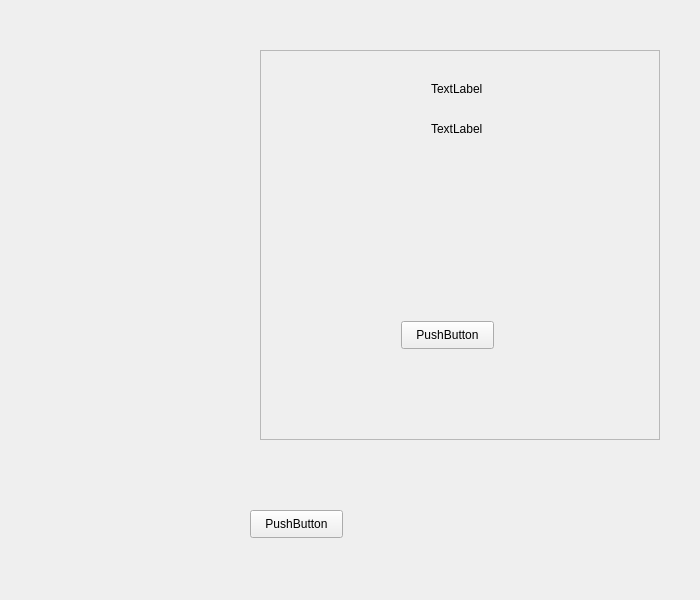
<?xml version="1.0" encoding="UTF-8"?>
<ui version="4.0">
 <class>MainWindow</class>
 <widget class="QMainWindow" name="MainWindow">
  <property name="geometry">
   <rect>
    <x>0</x>
    <y>0</y>
    <width>700</width>
    <height>600</height>
   </rect>
  </property>
  <property name="windowTitle">
   <string>MainWindow</string>
  </property>
  <widget class="QWidget" name="centralWidget">
   <widget class="QScrollArea" name="scrollArea">
    <property name="geometry">
     <rect>
      <x>260</x>
      <y>50</y>
      <width>400</width>
      <height>390</height>
     </rect>
    </property>
    <property name="widgetResizable">
     <bool>true</bool>
    </property>
    <widget class="QWidget" name="scrollAreaWidgetContents">
     <property name="geometry">
      <rect>
       <x>0</x>
       <y>0</y>
       <width>398</width>
       <height>388</height>
      </rect>
     </property>
     <widget class="QLabel" name="ping_label">
      <property name="geometry">
       <rect>
        <x>170</x>
        <y>30</y>
        <width>72</width>
        <height>15</height>
       </rect>
      </property>
      <property name="text">
       <string>TextLabel</string>
      </property>
     </widget>
     <widget class="QLabel" name="label_2">
      <property name="geometry">
       <rect>
        <x>170</x>
        <y>70</y>
        <width>72</width>
        <height>15</height>
       </rect>
      </property>
      <property name="text">
       <string>TextLabel</string>
      </property>
     </widget>
     <widget class="QPushButton" name="pushButton">
      <property name="geometry">
       <rect>
        <x>140</x>
        <y>270</y>
        <width>93</width>
        <height>28</height>
       </rect>
      </property>
      <property name="text">
       <string>PushButton</string>
      </property>
     </widget>
    </widget>
   </widget>
   <widget class="QPushButton" name="pushButton_2">
    <property name="geometry">
     <rect>
      <x>250</x>
      <y>510</y>
      <width>93</width>
      <height>28</height>
     </rect>
    </property>
    <property name="text">
     <string>PushButton</string>
    </property>
   </widget>
  </widget>
 </widget>
 <layoutdefault spacing="6" margin="11"/>
 <resources/>
 <connections/>
</ui>
